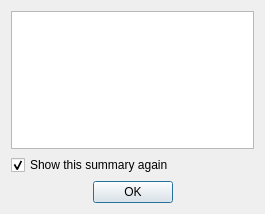
<?xml version="1.0" encoding="UTF-8"?>
<ui version="4.0">
 <class>SummaryDialogClass</class>
 <widget class="QDialog" name="SummaryDialogClass">
  <property name="geometry">
   <rect>
    <x>0</x>
    <y>0</y>
    <width>265</width>
    <height>214</height>
   </rect>
  </property>
  <property name="windowTitle">
   <string>Export summary</string>
  </property>
  <property name="windowIcon">
   <iconset resource="images.qrc">
    <normaloff>:/images/16_export.png</normaloff>:/images/16_export.png</iconset>
  </property>
  <layout class="QGridLayout" name="gridLayout">
   <item row="0" column="0">
    <widget class="QTextEdit" name="textEdit">
     <property name="undoRedoEnabled">
      <bool>false</bool>
     </property>
     <property name="readOnly">
      <bool>true</bool>
     </property>
    </widget>
   </item>
   <item row="1" column="0">
    <widget class="QCheckBox" name="checkBoxShowAgain">
     <property name="text">
      <string>Show this summary again</string>
     </property>
     <property name="checked">
      <bool>true</bool>
     </property>
    </widget>
   </item>
   <item row="2" column="0">
    <layout class="QHBoxLayout" name="horizontalLayout">
     <item>
      <spacer name="horizontalSpacer">
       <property name="orientation">
        <enum>Qt::Horizontal</enum>
       </property>
       <property name="sizeHint" stdset="0">
        <size>
         <width>40</width>
         <height>20</height>
        </size>
       </property>
      </spacer>
     </item>
     <item>
      <widget class="QPushButton" name="pushButtonOK">
       <property name="text">
        <string>OK</string>
       </property>
       <property name="icon">
        <iconset resource="images.qrc">
         <normaloff>:/images/o_ok.png</normaloff>:/images/o_ok.png</iconset>
       </property>
       <property name="default">
        <bool>true</bool>
       </property>
      </widget>
     </item>
     <item>
      <spacer name="horizontalSpacer_2">
       <property name="orientation">
        <enum>Qt::Horizontal</enum>
       </property>
       <property name="sizeHint" stdset="0">
        <size>
         <width>40</width>
         <height>20</height>
        </size>
       </property>
      </spacer>
     </item>
    </layout>
   </item>
  </layout>
 </widget>
 <resources>
  <include location="images.qrc"/>
 </resources>
 <connections/>
</ui>
